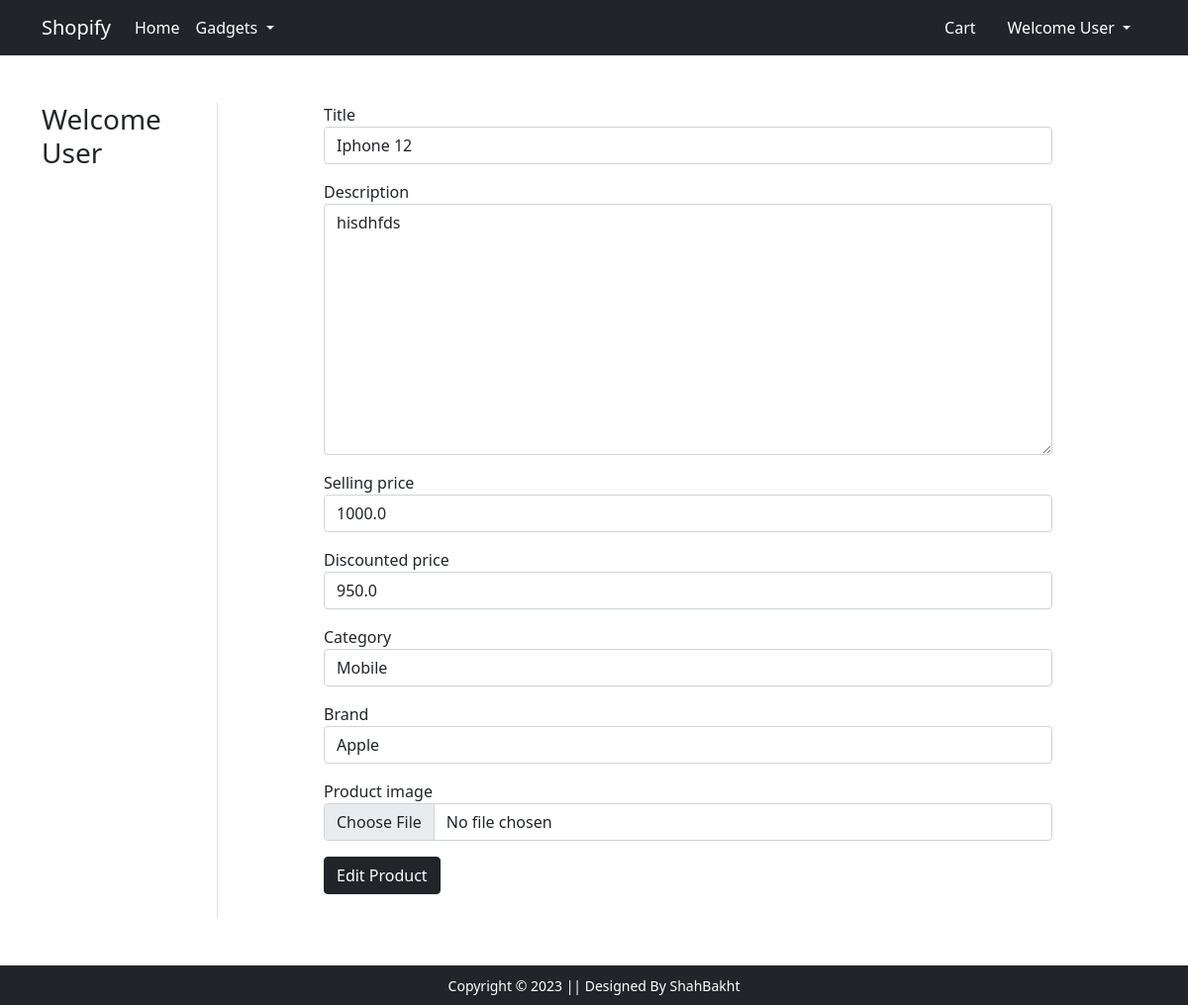
The page /admins/products/25/edit (signed in) on the database as committed earlier.
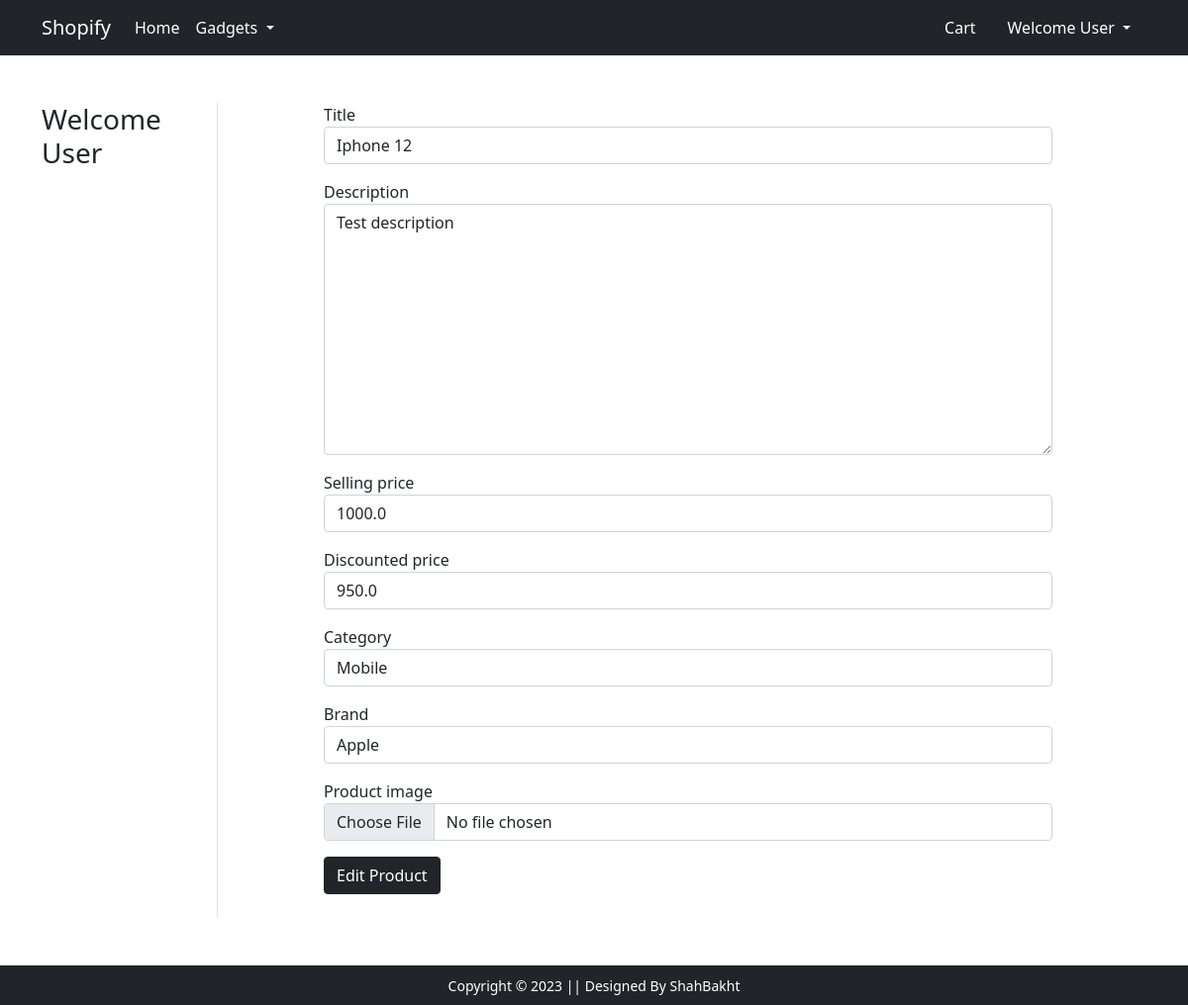
The same page on the database as committed later.
### main/models.py (models this page shows, shortened)
class Product(models.Model):
  title = models.CharField(max_length=100)
  description = models.TextField()
  selling_price = models.FloatField()
  discounted_price = models.FloatField()
  brand = models.CharField(max_length=100)
  category = models.CharField(choices=CATEGORIES, max_length=50)
  product_image = models.ImageField(upload_to='products_images')

### main/views.py (the view)
# urls.py: path('admins/products/<int:product_id>/edit', views.edit_product, name="edit_product"),
@login_required(login_url='login')
def edit_product(request, product_id):
  product = Product.objects.get(id=product_id)
  if request.method == 'POST':
    form = ProductForm(request.POST, request.FILES, instance=product)
    if form.is_valid():
      form.save()
      messages.success(request, 'Product has been successfully updated!')
      return redirect(reverse('products'))
  else:
    form = ProductForm(label_suffix='', instance=product)
  template_name = 'main/edit_product.html'
  context = {
    'form': form,
    'product_id': product_id,
  }
  return render(request, template_name, context)

### main/forms.py (shortened to what this page needs)
class ProductForm(forms.ModelForm):
  class Meta:
    model = Product
    fields = ['title', 'description', 'selling_price', 'discounted_price', 'category', 'brand', 'product_image']
    widgets = {
      'title': forms.TextInput(attrs={'class': 'form-control'}),
      'description': forms.Textarea(attrs={'class': 'form-control'}),
      'selling_price': forms.NumberInput(attrs={'class': 'form-control'}),
      'discounted_price': forms.NumberInput(attrs={'class': 'form-control'}),
      'category': forms.Select(attrs={'class': 'form-control'}),
      'brand': forms.TextInput(attrs={'class': 'form-control'}),
      'product_image': forms.FileInput(attrs={'class': 'form-control'}),
    }

### main/templates/main/edit_product.html (shortened to what this page needs)
{% extends 'main/base.html' %}
{% load static %}
{% block main-content %}
<div class="container my-5">
 <div class="row">
  <div class="col-sm-2 border-end">
    <h3>Welcome {{ request.user.username | capfirst }}</h3>
  </div>
  <div class="col-sm-8 offset-sm-1">
    {% if form%}
    <form action="{% url 'edit_product' product_id %}" method="post" enctype="multipart/form-data" novalidate>
      {% for fm in form %}
        <div class="mb-3 form-group">
          {{fm.label_tag}}
          {{ fm }}
        </div>
      {% endfor %}
      <div class="text-start">
        <input type="submit" class="btn btn-dark" value="Edit Product">
      </div>
      <br>
    </form>
    {% endif %}
  </div>
 </div>
</div>
{% endblock main-content %}

Rows that differ between the two databases and show on the page:
changed Product "Iphone 12": description "hisdhfds" → "Test description"
